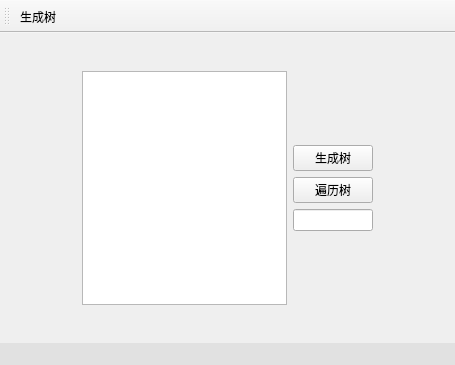
<?xml version="1.0" encoding="UTF-8"?>
<ui version="4.0">
 <author>郝广卿</author>
 <class>MainWindow</class>
 <widget class="QMainWindow" name="MainWindow">
  <property name="geometry">
   <rect>
    <x>0</x>
    <y>0</y>
    <width>455</width>
    <height>365</height>
   </rect>
  </property>
  <property name="windowTitle">
   <string>MainWindow</string>
  </property>
  <widget class="QWidget" name="centralwidget">
   <layout class="QGridLayout" name="gridLayout" rowstretch="1,8,1" columnstretch="1,4,1">
    <item row="0" column="1">
     <spacer name="verticalSpacer_3">
      <property name="orientation">
       <enum>Qt::Vertical</enum>
      </property>
      <property name="sizeHint" stdset="0">
       <size>
        <width>20</width>
        <height>40</height>
       </size>
      </property>
     </spacer>
    </item>
    <item row="1" column="1">
     <layout class="QHBoxLayout" name="horizontalLayout">
      <item>
       <widget class="QTreeView" name="treeView"/>
      </item>
      <item>
       <layout class="QVBoxLayout" name="verticalLayout">
        <item>
         <spacer name="verticalSpacer">
          <property name="orientation">
           <enum>Qt::Vertical</enum>
          </property>
          <property name="sizeHint" stdset="0">
           <size>
            <width>20</width>
            <height>40</height>
           </size>
          </property>
         </spacer>
        </item>
        <item>
         <widget class="QPushButton" name="pushButton">
          <property name="text">
           <string>生成树</string>
          </property>
         </widget>
        </item>
        <item>
         <widget class="QPushButton" name="pushButton_2">
          <property name="text">
           <string>遍历树</string>
          </property>
         </widget>
        </item>
        <item>
         <widget class="QLineEdit" name="lineEdit"/>
        </item>
        <item>
         <spacer name="verticalSpacer_2">
          <property name="orientation">
           <enum>Qt::Vertical</enum>
          </property>
          <property name="sizeHint" stdset="0">
           <size>
            <width>20</width>
            <height>40</height>
           </size>
          </property>
         </spacer>
        </item>
       </layout>
      </item>
     </layout>
    </item>
    <item row="1" column="0">
     <spacer name="horizontalSpacer">
      <property name="orientation">
       <enum>Qt::Horizontal</enum>
      </property>
      <property name="sizeHint" stdset="0">
       <size>
        <width>40</width>
        <height>20</height>
       </size>
      </property>
     </spacer>
    </item>
    <item row="2" column="1">
     <spacer name="verticalSpacer_4">
      <property name="orientation">
       <enum>Qt::Vertical</enum>
      </property>
      <property name="sizeHint" stdset="0">
       <size>
        <width>20</width>
        <height>40</height>
       </size>
      </property>
     </spacer>
    </item>
    <item row="1" column="2">
     <spacer name="horizontalSpacer_2">
      <property name="orientation">
       <enum>Qt::Horizontal</enum>
      </property>
      <property name="sizeHint" stdset="0">
       <size>
        <width>40</width>
        <height>20</height>
       </size>
      </property>
     </spacer>
    </item>
   </layout>
  </widget>
  <widget class="QStatusBar" name="statusbar">
   <property name="autoFillBackground">
    <bool>false</bool>
   </property>
   <property name="styleSheet">
    <string notr="true">-color: rgb(175, 175, 175);
background-color: rgb(225, 225, 225);</string>
   </property>
  </widget>
  <widget class="QMenuBar" name="menuBar">
   <property name="geometry">
    <rect>
     <x>0</x>
     <y>0</y>
     <width>455</width>
     <height>23</height>
    </rect>
   </property>
  </widget>
  <widget class="QToolBar" name="toolBar">
   <property name="windowTitle">
    <string>toolBar</string>
   </property>
   <attribute name="toolBarArea">
    <enum>TopToolBarArea</enum>
   </attribute>
   <attribute name="toolBarBreak">
    <bool>false</bool>
   </attribute>
   <addaction name="createTree"/>
  </widget>
  <action name="createTree">
   <property name="text">
    <string>生成树</string>
   </property>
  </action>
 </widget>
 <resources/>
 <connections/>
 <slots>
  <signal>createSignal()</signal>
  <slot>createReceive(bool)</slot>
 </slots>
</ui>
